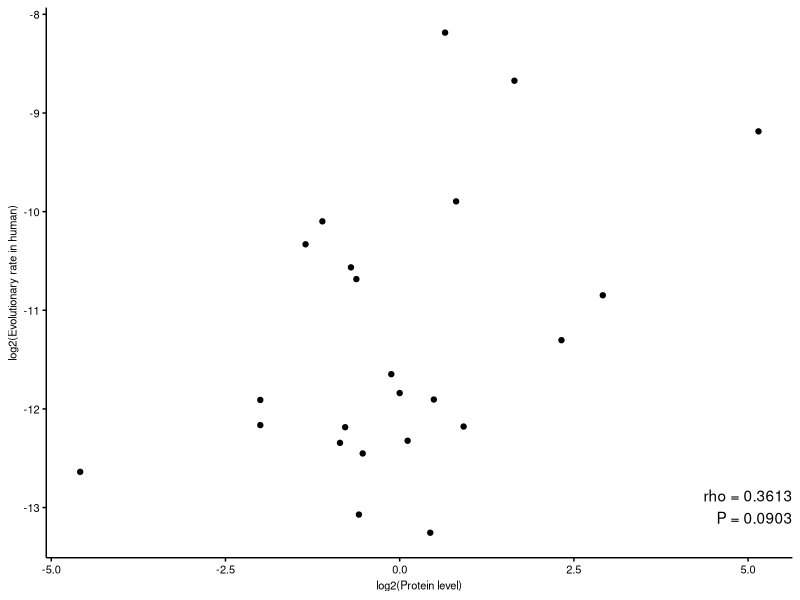

This figure's R source:
#! /usr/bin/env Rscript
# -*- coding: utf-8 -*-
# @Author  : Yanming Chen
# @Version : 1.0.0


library('tidyverse')
library('data.table')

sc2.vero <- fread('out_t.protein_erate.txt', header = T, sep = '\t',
                  stringsAsFactors = F) %>% as.data.frame()
sc2.vero.plot <- sc2.vero[sc2.vero$orf != 'ORF10',]


plot.protlevel.erate <- function(indata, intag, inerate){
  colnames(indata)[grep(inerate, colnames(indata))] <- 'erate'
  indata <- na.omit(indata)
  # print(indata)
  indata$tag <- ifelse(grepl('nsp', indata$orf), 1, 0)
  outcor <- cor.test(indata$prot, indata$erate, method='s')
  # outcor <- cor.test(log(indata$prot), log(indata$erate))
  
  return(
    ggplot(indata, aes(x=log2(prot), y=log2(erate)))+
      geom_point()+
      # geom_point(aes(color=as.factor(tag)))+
      theme_classic()+
      # geom_point(data=data.frame(x=-1, y=inlow), aes(x=x, y=y), color='red', inherit.aes=F)+
      # scale_y_continuous(breaks=seq(ceiling(inlow),inup, 1))+
      xlab('log2(Protein level)')+
      ylab(sprintf('log2(Evolutionary rate in human)', inerate))+
      theme(axis.ticks=element_line(color='black'),
            axis.title=element_text(size=8, color='black'),
            axis.text=element_text(size=8, color='black'))+
      # annotate('text', label=sprintf('rho = %.2f\nP = %.4f', outcor$estimate, outcor$p.value),
      annotate('text', label=sprintf('rho = %.4f\nP = %.4f', outcor$estimate, outcor$p.value),
               x=Inf, y=-Inf, vjust=-1, hjust=1)#+
      # labs(caption=sprintf('(%s)', intag))
  )
}

{
  pdf('out3_protein_vs_erate.pdf', width=2.5, height=2.4, useDingbats=F)
  plot(plot.protlevel.erate(na.omit(sc2.vero.plot[sc2.vero.plot$orf != 'orf1ab',]), 'nsp', 'polyrate_wei'))
  dev.off()
}

## the end####




























